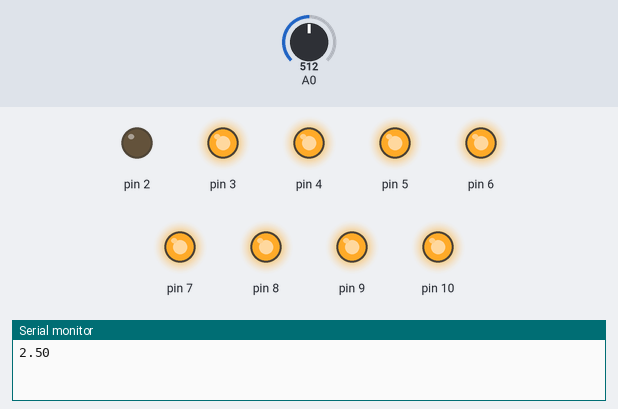
Simulated run of this sketch. Board: Arduino Uno, built with avr-gcc and run on an emulated ATmega328P. Parts: output pins drawn as LEDs (lit = HIGH), the last lines printed to the serial monitor. Dashed ring = blinking. The inputs (shaded band) are chosen by the test bench; at power-on: A0 = 512.

Above: at 3.56 s.
3.6 s: A0 set to 220
At 4.31 s:
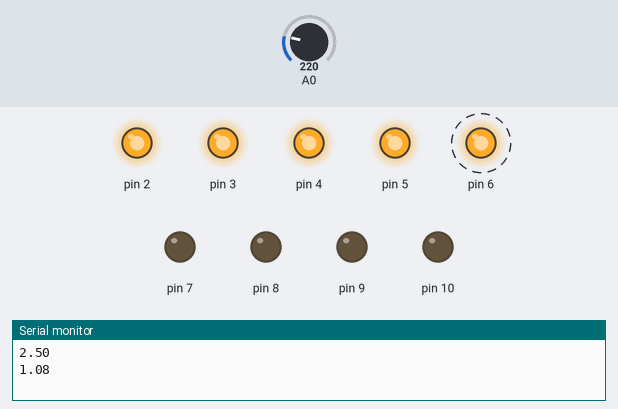
7.1 s: A0 set to 195
At 8.5 s:
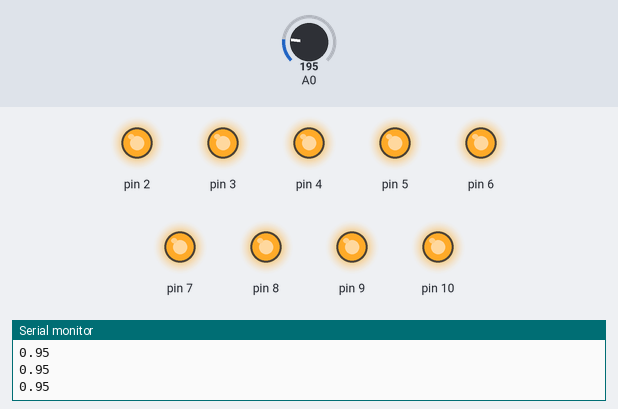
10.6 s: A0 set to 306
At 11.71 s:
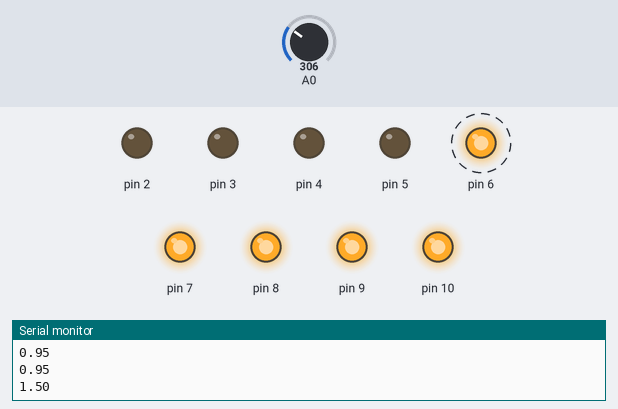
Timing chart, 0 to 20.1 s (numbered marks = the images above; inputs shaded):
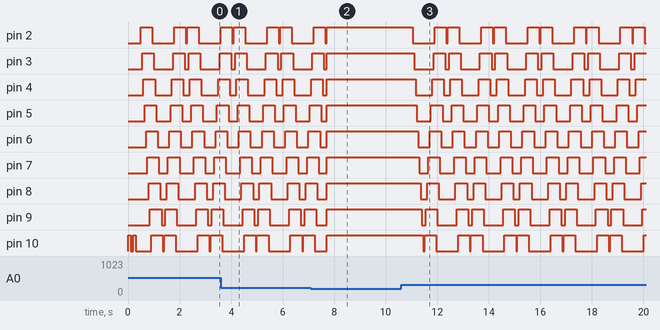

Measured:
- the behaviour switches between 205 and 204 on A0 (found by bisection; images 1 and 2)
- after the input at 7.1 s, pin 2: goes on until 7.7 s, then stays HIGH
- after the input at 10.6 s, pin 2: HIGH → LOW after 0.46 s, then repeats every 1.8 s: HIGH 0.45 s, LOW 0.05 s, HIGH 0.45 s, LOW 0.85 s; pin 3: HIGH → LOW after 0.51 s, then repeats every 1.8 s: HIGH 0.45 s, LOW 0.15 s, HIGH 0.45 s, LOW 0.75 s

The sketch:

Meter.ino
```cpp
// Number of rows that make up the bar
#define METER_HEIGHT 9

void setup()
{

    Serial.begin(9600);

    // Initialize pins
    for (int i = 2; i <= METER_HEIGHT + 1; i++)
        pinMode(i, OUTPUT);

    // Blink twice and run startup pattern
    for (int i = 0; i < 2; i++)
    {
        digitalWrite(10, HIGH);
        delay(100);
        digitalWrite(10, LOW);
        delay(100);
    }

    delay(100);
    screenSaver();

}

void loop()
{

    // Read values from the 3.5mm feed on A0 and convert it to "voltage"
    int sensorValue = analogRead(A0);
    float voltage = sensorValue * (5.0 / 1023.0);

    Serial.println(voltage);

    // Block extraneous signal when the 3.5mm is unplugged
    if (voltage > 1)
        screenSaver();
    else
    {

        // Turn on or off rows based on the "volume"
        for (int i = 2; i <= METER_HEIGHT + 1; i++)
        {
            float threshold = 0.5 / METER_HEIGHT * (i - 2) + 0.05;
            digitalWrite(i, voltage > threshold);
        }

    }

}

// LED chase effect that serves as a screensaver
void screenSaver()
{

    for (int i = 2; i <= METER_HEIGHT + 1; i++)
    {
        digitalWrite(i, HIGH);
        delay(50);
    }

    for (int i = 2; i <= METER_HEIGHT + 1; i++)
    {
        digitalWrite(i, LOW);
        delay(50);
    }

    for (int i = METER_HEIGHT + 1; i >= 2; i--)
    {
        digitalWrite(i, HIGH);
        delay(50);
    }

    for (int i = METER_HEIGHT + 1; i >= 2; i--)
    {
        digitalWrite(i, LOW);
        delay(50);
    }

}
```
